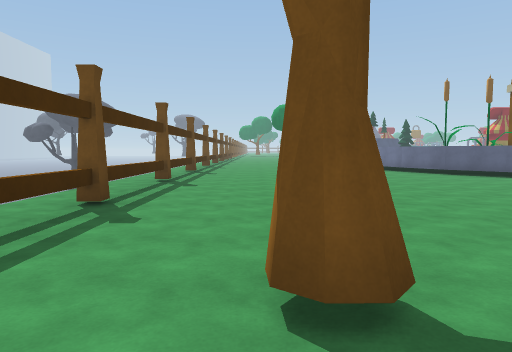
[1] (above)

13 first-person views from a walk through a scene from a Unity 3-D project. The camera is 1.5 m above the floor, tilts 4° down and sees 70° across. The floor is counted in squares, 2 m on a side. Each view is taken from the middle of a square. On the plan, view 1 faces up. The plan holds only what a view shows up to about 11 squares ahead; the rest is blank. The place goes on beyond the plan. Some animated figures are left out. Surface patterns are stand-ins for the level's own textures.

[2]
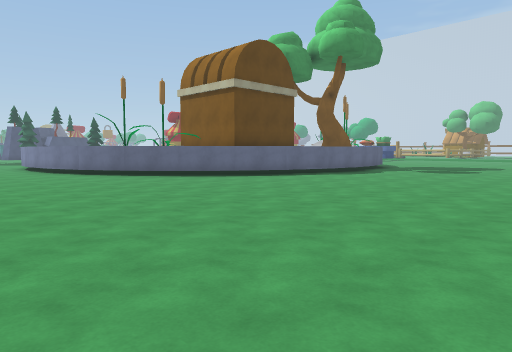

[3]
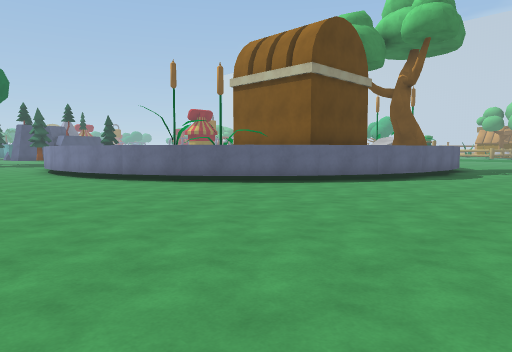

[4]
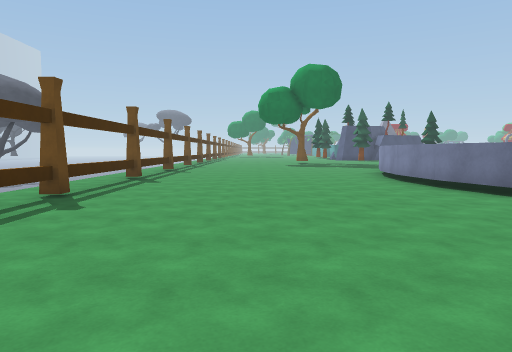

[5]
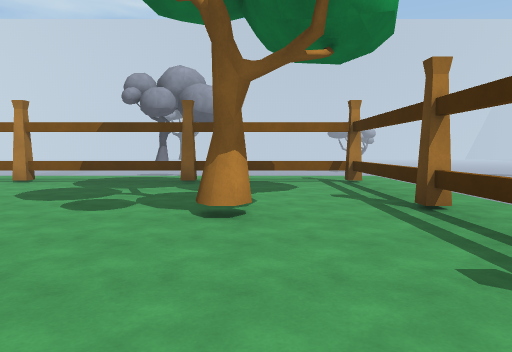

[6]
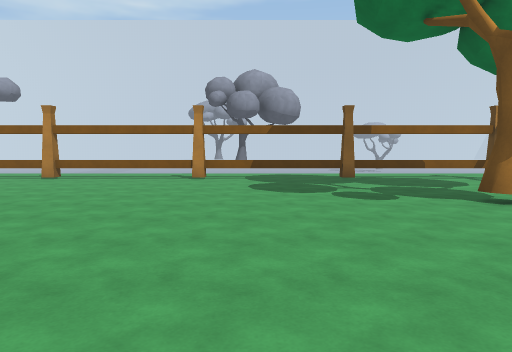

[7]
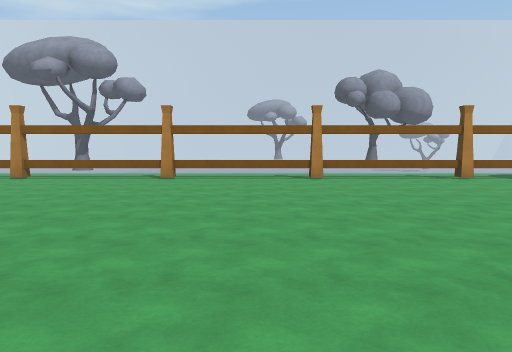

[8]
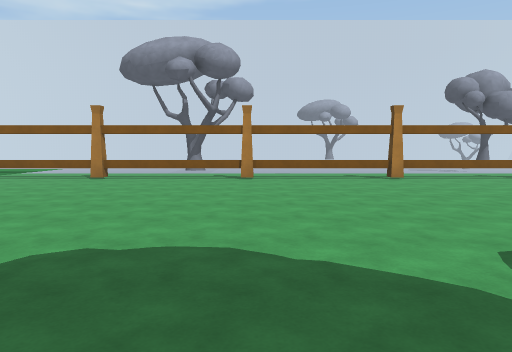

[9]
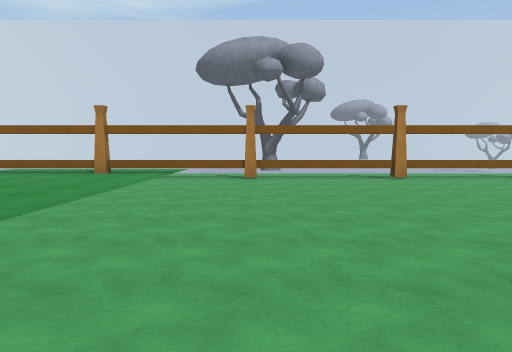

[10]
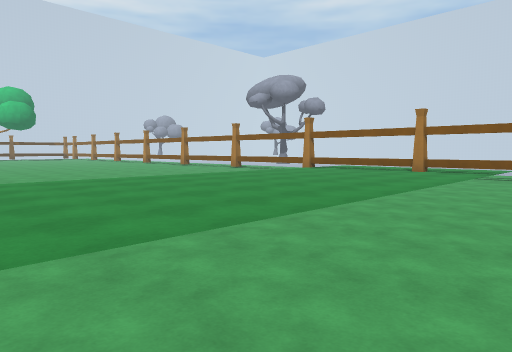

[11]
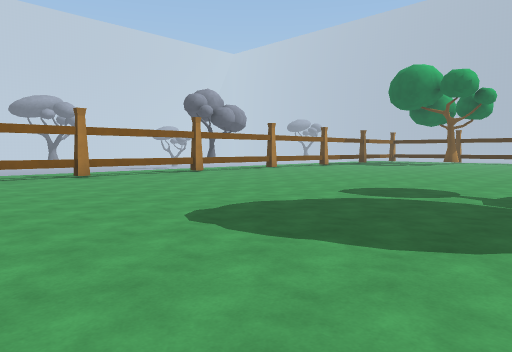

[12]
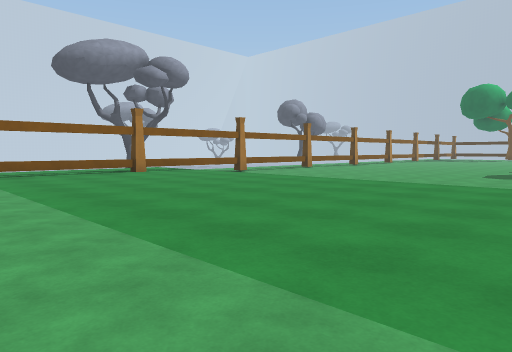

[13]
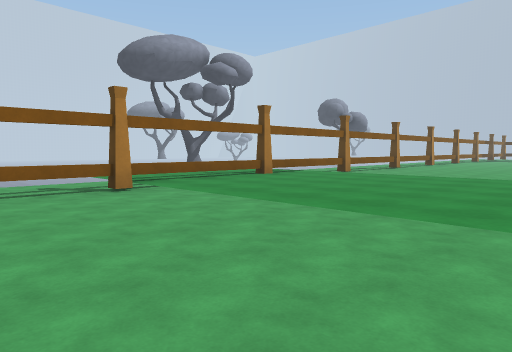

### Floor plan
Key: @ floor where view 1 was taken; # wall or solid block; . main floor; : floor 0.25 m higher than the main floor; / step, stairs or slope; = window, fence, low wall or low ledge; v drop or lower ground; T tree.
Columns run from 4 left of view 1 to 32 right of it. Each row starts with its distance up from view 1.
 18  .=......#
 17  .#......#
 16  .=......#
 15  .=......#
 14  .=......#
 13  .#......##
 12  .=.......#
 11  .=.......##
 10  .=........###
  9  .#..........###
  8  .=............###    ...../:
  7  .=......................../:::::/.
  6 v.=......................../:::::/...
  5  .#......................../:::::/...
  4  .=......................../:::::/...
  3   =......................../:::::/...
  2  .=.T....................../:::::/...
  1 v.#......................../:::::/...
  0 v.=.@....................../:::::/..
 -1  .=......................../:::::/..
 -2  .=......................../:::::/..
 -3  .#==============#===#===#===#===#==
 -4  ........................../:::::/..
 -5  vvvv vvvvvv           v   v   v vv

Where each view was taken, in squares from view 1:
view 1: 0 up, 0 right, facing up
view 2: 1 up, 1 right, facing up-right
view 3: 4 up, 1 right, facing up-right
view 4: 7 up, 1 right, facing up
view 5: 6 up, 0 right, facing down
view 6: 7 up, 4 right, facing down
view 7: 7 up, 11 right, facing down
view 8: 7 up, 17 right, facing down
view 9: 7 up, 21 right, facing down
view 10: 8 up, 21 right, facing down-right
view 11: 8 up, 21 right, facing down-left
view 12: 7 up, 30 right, facing down-left
view 13: 4 up, 32 right, facing down-left
